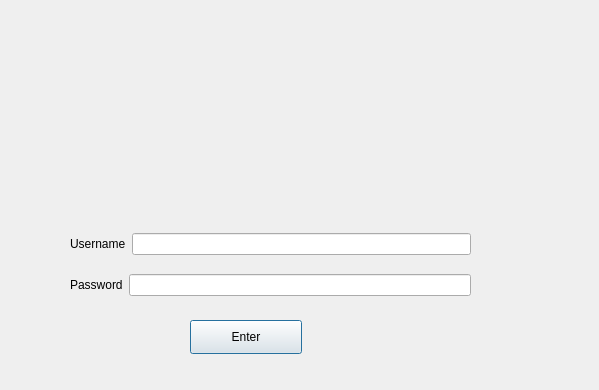
<?xml version="1.0" encoding="UTF-8"?>
<ui version="4.0">
 <class>reservebookadmin</class>
 <widget class="QDialog" name="reservebookadmin">
  <property name="geometry">
   <rect>
    <x>0</x>
    <y>0</y>
    <width>599</width>
    <height>390</height>
   </rect>
  </property>
  <property name="windowTitle">
   <string>Dialog</string>
  </property>
  <widget class="QLabel" name="label30">
   <property name="geometry">
    <rect>
     <x>60</x>
     <y>30</y>
     <width>421</width>
     <height>151</height>
    </rect>
   </property>
   <property name="text">
    <string/>
   </property>
  </widget>
  <widget class="QPushButton" name="pushButton">
   <property name="geometry">
    <rect>
     <x>190</x>
     <y>320</y>
     <width>112</width>
     <height>34</height>
    </rect>
   </property>
   <property name="text">
    <string>Enter</string>
   </property>
  </widget>
  <widget class="QLabel" name="label_4">
   <property name="geometry">
    <rect>
     <x>360</x>
     <y>200</y>
     <width>161</width>
     <height>151</height>
    </rect>
   </property>
   <property name="text">
    <string/>
   </property>
  </widget>
  <widget class="QWidget" name="layoutWidget_2">
   <property name="geometry">
    <rect>
     <x>70</x>
     <y>220</y>
     <width>401</width>
     <height>91</height>
    </rect>
   </property>
   <layout class="QVBoxLayout" name="verticalLayout_2">
    <item>
     <layout class="QHBoxLayout" name="horizontalLayout">
      <item>
       <widget class="QLabel" name="label_2">
        <property name="text">
         <string>Username</string>
        </property>
       </widget>
      </item>
      <item>
       <widget class="QLineEdit" name="name"/>
      </item>
     </layout>
    </item>
    <item>
     <layout class="QHBoxLayout" name="horizontalLayout_2">
      <item>
       <widget class="QLabel" name="label_3">
        <property name="text">
         <string>Password</string>
        </property>
       </widget>
      </item>
      <item>
       <widget class="QLineEdit" name="pass">
        <property name="echoMode">
         <enum>QLineEdit::Password</enum>
        </property>
       </widget>
      </item>
     </layout>
    </item>
   </layout>
  </widget>
 </widget>
 <resources/>
 <connections/>
</ui>
